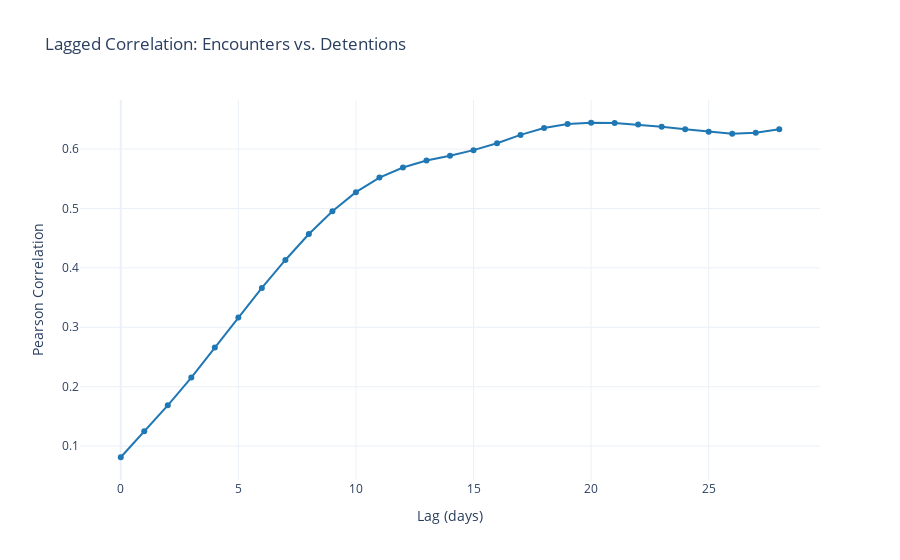

Here is the notebook cell this chart was saved with:
### Code cell
import plotly.graph_objects as go

lags = list(range(0, 29))  
correlations = [
    df_subset["Southwest Land Border"].shift(lag).corr(df_subset["cbp_all"])
    for lag in lags
]

fig = go.Figure()

fig.add_trace(go.Scatter(
    x=lags,
    y=correlations,
    mode="lines+markers",
    name="Lagged Correlation",
    line=dict(color="#1f77b4"),
    marker=dict(size=6)
))

fig.update_layout(
    title="Lagged Correlation: Encounters vs. Detentions",
    xaxis_title="Lag (days)",
    yaxis_title="Pearson Correlation",
    template="plotly_white",
    hovermode="x unified"
)

fig.show()

### Figure 1 — Plotly figure (JSON) as saved in the notebook; plotly's stock layout.template omitted (floating-point values rounded to 4 significant figures)
{"data": [{"line": {"color": "#1f77b4"}, "marker": {"size": 6}, "mode": "lines+markers", "name": "Lagged Correlation", "type": "scatter", "x": [0, 1, 2, 3, 4, 5, 6, 7, 8, 9, 10, 11, 12, 13, 14, 15, 16, 17, 18, 19, 20, 21, 22, 23, 24, 25, 26, 27, 28], "y": [0.08113, 0.1248, 0.1686, 0.2153, 0.2658, 0.3166, 0.3663, 0.4133, 0.457, 0.4954, 0.5275, 0.5521, 0.5691, 0.5807, 0.5888, 0.5983, 0.6099, 0.6239, 0.6354, 0.6423, 0.6444, 0.6439, 0.6413, 0.6378, 0.6334, 0.6293, 0.6259, 0.6275, 0.6334]}], "layout": {"hovermode": "x unified", "title": {"text": "Lagged Correlation: Encounters vs. Detentions"}, "xaxis": {"title": {"text": "Lag (days)"}}, "yaxis": {"title": {"text": "Pearson Correlation"}}}}
